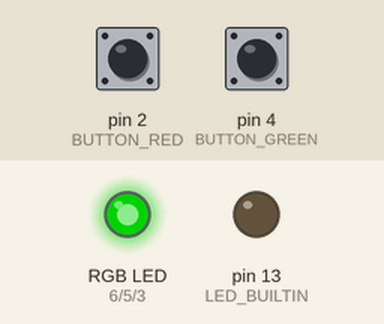
Recording of a sketch running on a simulated Arduino Uno, built with avr-gcc and run on an emulated ATmega328P. Shown: an RGB LED mixed from three pins (HIGH = lit), output pins drawn as LEDs (lit = HIGH). Inputs (shaded band) come from the test bench; at power-on: pin 2 (BUTTON_RED) HIGH, pin 4 (BUTTON_GREEN) HIGH. Dim RGB values are drawn brighter than linear.

Above: at 1.2 s.
1.3 s: pin 2 (BUTTON_RED) pulled LOW for 0.15 s
At 2.2 s:
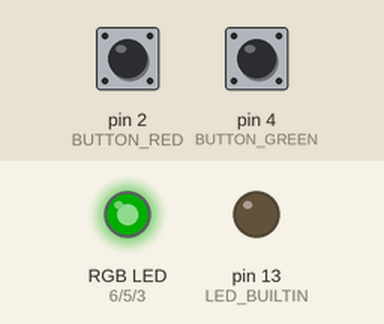
2.9 s: pin 4 (BUTTON_GREEN) pulled LOW for 1 s
At 4.7 s:
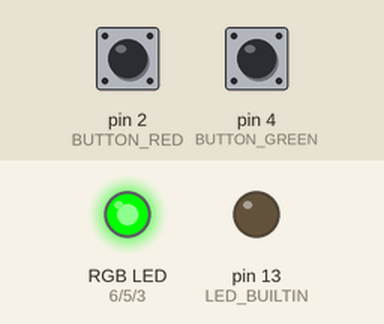
5.4 s: pin 2 (BUTTON_RED) pulled LOW for 1 s
At 6.8 s:
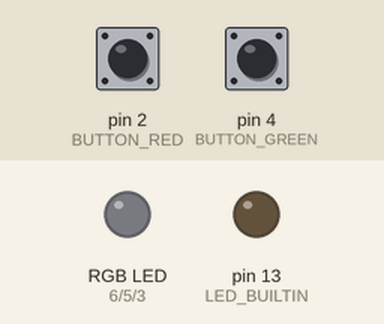
7.9 s: pin 4 (BUTTON_GREEN) pulled LOW for 3.2 s
At 8.3 s:
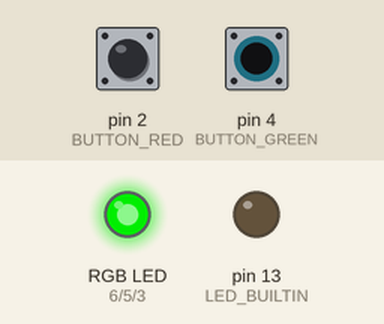
12.6 s: pin 2 (BUTTON_RED) pulled LOW for 3.2 s
At 13.5 s:
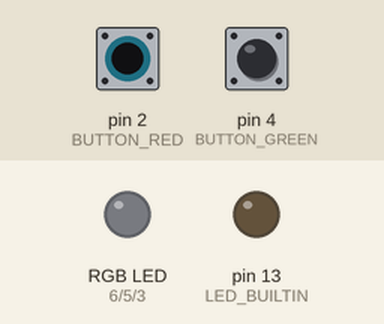
Timing chart, 0 to 15.6 s (numbered marks = the images above; inputs shaded):
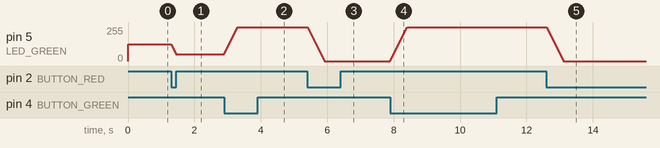

The sketch:

lab02_task02.ino
```cpp
// -----------------------------------------------------------------------------
// Required definitions
// -----------------------------------------------------------------------------
#define LED_RED   6
#define LED_GREEN 5
#define LED_BLUE  3

#define BUTTON_RED   2
#define BUTTON_GREEN 4

#define BRIGHTNESS_LEVEL_MAX 255
#define BRIGHTNESS_LEVEL_MIN 0
#define BRIGHTNESS_STEP      5

#define DEBOUNCE_TIME_MS 10

// -----------------------------------------------------------------------------
// Global variables
// -----------------------------------------------------------------------------
int brightnessLevel = 127;   // 0 - OFF, 255 - full brightness

// -----------------------------------------------------------------------------
// Pin initialization
// -----------------------------------------------------------------------------
// Initialization of RGB pins
void initRGB() {
  pinMode(LED_RED, OUTPUT);
  digitalWrite(LED_RED, LOW);

  pinMode(LED_GREEN, OUTPUT);
  analogWrite(LED_GREEN, brightnessLevel);

  pinMode(LED_BLUE, OUTPUT);
  digitalWrite(LED_BLUE, LOW);
}

// Initialization of button pins
void initButtons() {
  pinMode(BUTTON_RED, INPUT_PULLUP);
  pinMode(BUTTON_GREEN, INPUT_PULLUP);
}

// -----------------------------------------------------------------------------
// Handling buttons and diode behavior
// -----------------------------------------------------------------------------
// Turning the brightness level down
void handleButtonRed() {
  if (digitalRead(BUTTON_RED) == LOW && brightnessLevel > BRIGHTNESS_LEVEL_MIN) {
    brightnessLevel = max(brightnessLevel - BRIGHTNESS_STEP, BRIGHTNESS_LEVEL_MIN);
    setDiodeBrightness();
  }
}

// Turning the brightness level up
void handleButtonGreen() {
  if (digitalRead(BUTTON_GREEN) == LOW && brightnessLevel < BRIGHTNESS_LEVEL_MAX) {
    brightnessLevel = min(brightnessLevel + BRIGHTNESS_STEP, BRIGHTNESS_LEVEL_MAX);
    setDiodeBrightness();
  }
}

// Setting the LED diode brightness level
void setDiodeBrightness() {
  analogWrite(LED_GREEN, brightnessLevel);
}

void handleBrightness() {
  handleButtonRed();
  handleButtonGreen();
}

// -----------------------------------------------------------------------------
// Setup and main loop
// -----------------------------------------------------------------------------
void setup() {
  pinMode(LED_BUILTIN, OUTPUT);
  digitalWrite(LED_BUILTIN, LOW);
  initRGB();
  initButtons();
}


void loop() {
  handleBrightness();
  delay(DEBOUNCE_TIME_MS);
}
```

Measured:
- after the input at 1.3 s, pin 5 (LED_GREEN): moves from 127/255 to 52/255 over 0.14 s, starting at once
- after the input at 2.9 s, pin 5 (LED_GREEN): moves from 52/255 to 255/255 over 0.40 s, starting at once
- after the input at 5.4 s, pin 5 (LED_GREEN): moves from 255/255 to 0/255 over 0.50 s, starting at once
- after the input at 7.9 s, pin 5 (LED_GREEN): moves from 0/255 to 255/255 over 0.50 s, starting at once
- after the input at 12.6 s, pin 5 (LED_GREEN): moves from 255/255 to 0/255 over 0.50 s, starting at once
